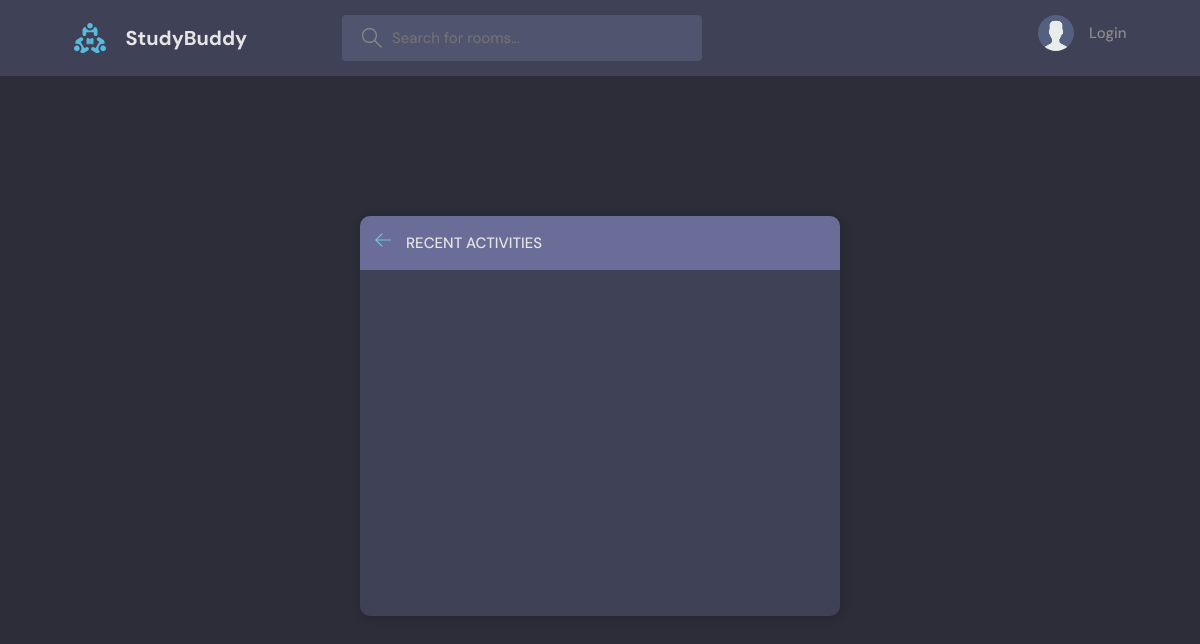
/activities/, run on an earlier commit of the app's database.
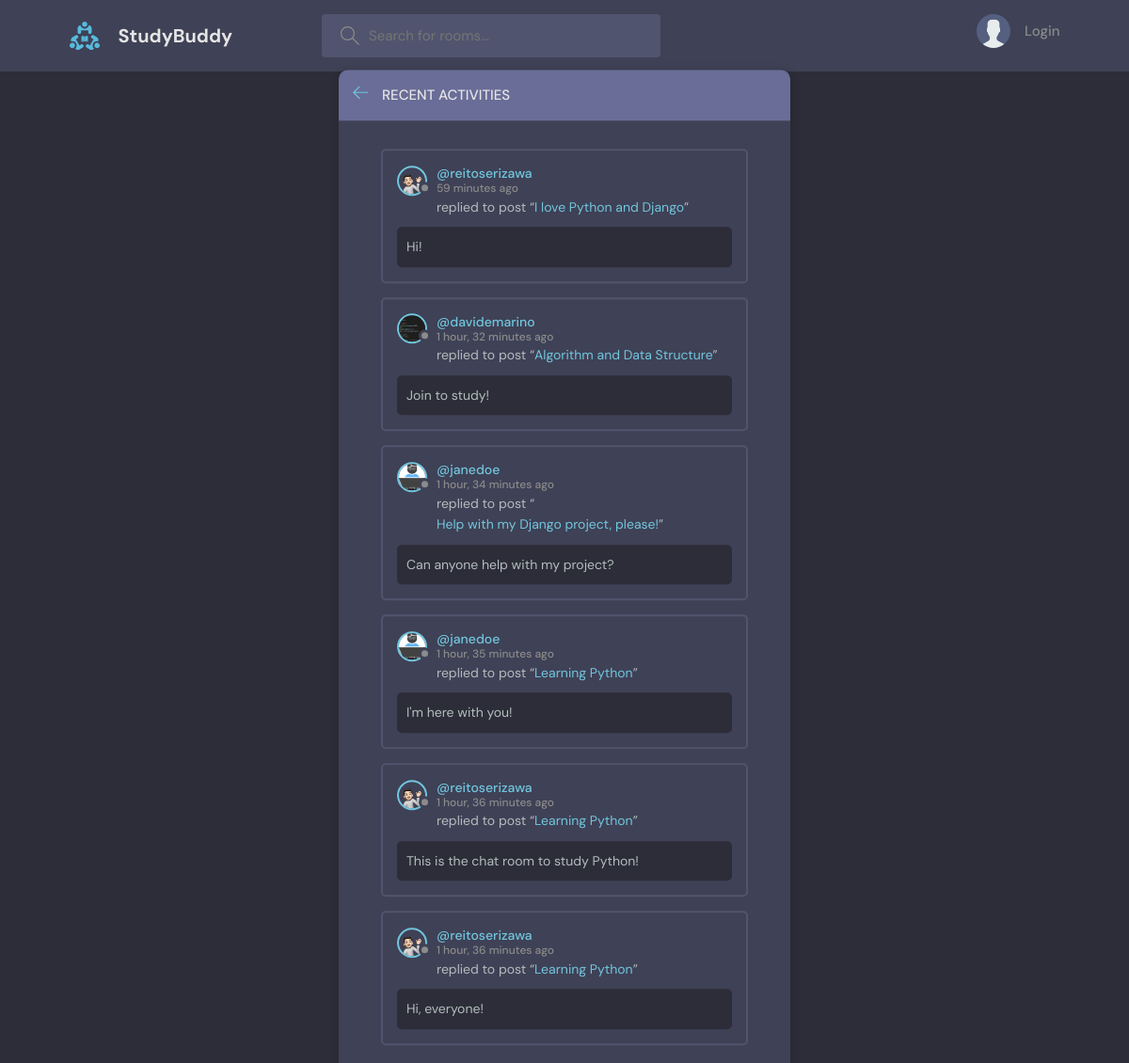
And on a later commit of the database.
### base/models.py (models this page shows, shortened)
class Message(models.Model):
    user = models.ForeignKey(User, on_delete=models.CASCADE)
    room = models.ForeignKey(Room, on_delete=models.CASCADE)
    body = models.TextField()
    updated = models.DateTimeField(auto_now=True)
    created = models.DateTimeField(auto_now_add=True)
    class Meta:
        ordering = ['-updated']

class User(AbstractUser):
    name = models.CharField(max_length=200, null=True)
    email = models.EmailField(unique=True, null=True)
    bio = models.TextField(null=True)
    avatar = models.ImageField(null=True, default="avatar.svg")
    USERNAME_FIELD = 'email'
    REQUIRED_FIELDS = []

class Room(models.Model):
    host = models.ForeignKey(User, on_delete=models.SET_NULL, null=True)
    topic = models.ForeignKey(Topic, on_delete=models.SET_NULL, null=True)
    name = models.CharField(max_length=200)
    description = models.TextField(null=True, blank=True)
    participants = models.ManyToManyField(User, related_name="participants", blank=True)
    updated = models.DateTimeField(auto_now=True)
    created = models.DateTimeField(auto_now_add=True)
    class Meta:
        ordering = ['-updated']
    def __str__(self):
        return self.name

### base/views.py (the view)
# urls.py: path('activities/', views.activitiesPage, name="activities"),
def activitiesPage(request):
    room_messages = Message.objects.all()
    context = {"room_messages": room_messages}
    return render(request, "base/activity.html", context)

### base/templates/base/activity.html (shortened to what this page needs)
{%extends 'main.html'%} {%block content%}
<main class="layout">
  <div class="container">
    <div class="layout__box">
      <div class="layout__boxHeader">
        <div class="layout__boxTitle">
          <a href="{{request.META.HTTP_REFERER}}">
            <svg
              version="1.1"
              xmlns="http://www.w3.org/2000/svg"
              width="32"
              height="32"
              viewBox="0 0 32 32"
            >
              <title>arrow-left</title>
              <path
                d="M13.723 2.286l-13.723 13.714 13.719 13.714 1.616-1.611-10.96-10.96h27.625v-2.286h-27.625l10.965-10.965-1.616-1.607z"
              ></path>
            </svg>
          </a>
          <h3>Recent Activities</h3>
        </div>
      </div>
      <div class="activities-page layout__body">
        {%for message in room_messages%}
        <div class="activities__box">
          <div class="activities__boxHeader roomListRoom__header">
            <a
              href="{%url 'user-profile' message.user.id%}"
              class="roomListRoom__author"
            >
              <div class="avatar avatar--small">
                <img src="{{message.user.avatar.url}}" />
              </div>
              <p>
                @{{message.user.username}}
                <span>{{message.created|timesince}} ago</span>
              </p>
            </a>
          </div>
          <div class="activities__boxContent">
            <p>
              replied to post “<a href="{%url 'room' message.room.id%}"
                >{{message.room}}</a
              >”
            </p>
            <div class="activities__boxRoomContent">{{message.body}}</div>
          </div>
        </div>
        {%endfor%}
      </div>
    </div>
  </div>
</main>
{%endblock content%}

What changed in the data, as far as the page shows it:
added Message: user.avatar (picture), user.username "reitoserizawa", created "59 minutes", room "I love Python and Django", body "Hi!"
added Message: user.avatar (picture), user.username "davidemarino", created "1 hour, 32 minutes", room "Algorithm and Data Structure", body "Join to study!"
added Message: user.avatar (picture), user.username "janedoe", created "1 hour, 34 minutes", room "Help with my Django project, please!", body "Can anyone help with my project?"
added Message: user.avatar (picture), user.username "janedoe", created "1 hour, 35 minutes", room "Learning Python", body "I'm here with you!"
added Message: user.avatar (picture), user.username "reitoserizawa", created "1 hour, 36 minutes", room "Learning Python", body "This is the chat room to study Python!"
added Message: user.avatar (picture), user.username "reitoserizawa", created "1 hour, 36 minutes", room "Learning Python", body "Hi, everyone!"
